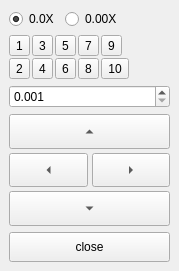
<?xml version="1.0" encoding="UTF-8"?>
<ui version="4.0">
 <class>MainWindow</class>
 <widget class="QMainWindow" name="MainWindow">
  <property name="geometry">
   <rect>
    <x>0</x>
    <y>0</y>
    <width>179</width>
    <height>271</height>
   </rect>
  </property>
  <property name="windowTitle">
   <string>MainWindow</string>
  </property>
  <widget class="QWidget" name="centralwidget">
   <layout class="QVBoxLayout" name="verticalLayout_2">
    <item>
     <layout class="QHBoxLayout" name="horizontalLayout_2">
      <item>
       <widget class="QRadioButton" name="zero2RadioButton">
        <property name="text">
         <string>0.0X</string>
        </property>
        <property name="checked">
         <bool>true</bool>
        </property>
       </widget>
      </item>
      <item>
       <widget class="QRadioButton" name="zero3RadioButton">
        <property name="text">
         <string>0.00X</string>
        </property>
       </widget>
      </item>
      <item>
       <spacer name="horizontalSpacer_2">
        <property name="orientation">
         <enum>Qt::Horizontal</enum>
        </property>
        <property name="sizeHint" stdset="0">
         <size>
          <width>40</width>
          <height>20</height>
         </size>
        </property>
       </spacer>
      </item>
     </layout>
    </item>
    <item>
     <layout class="QGridLayout" name="gridLayout">
      <property name="spacing">
       <number>2</number>
      </property>
      <item row="0" column="1">
       <widget class="QToolButton" name="num03Button">
        <property name="text">
         <string>3</string>
        </property>
       </widget>
      </item>
      <item row="1" column="3">
       <widget class="QToolButton" name="num08Button">
        <property name="text">
         <string>8</string>
        </property>
       </widget>
      </item>
      <item row="1" column="2">
       <widget class="QToolButton" name="num06Button">
        <property name="text">
         <string>6</string>
        </property>
       </widget>
      </item>
      <item row="0" column="2">
       <widget class="QToolButton" name="num05Button">
        <property name="text">
         <string>5</string>
        </property>
       </widget>
      </item>
      <item row="0" column="4">
       <widget class="QToolButton" name="num09Button">
        <property name="text">
         <string>9</string>
        </property>
       </widget>
      </item>
      <item row="1" column="4">
       <widget class="QToolButton" name="num10Button">
        <property name="text">
         <string>10</string>
        </property>
       </widget>
      </item>
      <item row="0" column="0">
       <widget class="QToolButton" name="num01Button">
        <property name="text">
         <string>1</string>
        </property>
       </widget>
      </item>
      <item row="0" column="3">
       <widget class="QToolButton" name="num07Button">
        <property name="text">
         <string>7</string>
        </property>
       </widget>
      </item>
      <item row="1" column="1">
       <widget class="QToolButton" name="num04Button">
        <property name="text">
         <string>4</string>
        </property>
       </widget>
      </item>
      <item row="1" column="0">
       <widget class="QToolButton" name="num02Button">
        <property name="text">
         <string>2</string>
        </property>
       </widget>
      </item>
      <item row="0" column="5">
       <spacer name="horizontalSpacer">
        <property name="orientation">
         <enum>Qt::Horizontal</enum>
        </property>
        <property name="sizeHint" stdset="0">
         <size>
          <width>40</width>
          <height>20</height>
         </size>
        </property>
       </spacer>
      </item>
     </layout>
    </item>
    <item>
     <widget class="QDoubleSpinBox" name="doubleSpinBox">
      <property name="decimals">
       <number>3</number>
      </property>
      <property name="minimum">
       <double>0.001000000000000</double>
      </property>
      <property name="singleStep">
       <double>0.010000000000000</double>
      </property>
     </widget>
    </item>
    <item>
     <layout class="QVBoxLayout" name="verticalLayout">
      <property name="spacing">
       <number>4</number>
      </property>
      <item>
       <widget class="QToolButton" name="upButton">
        <property name="sizePolicy">
         <sizepolicy hsizetype="Expanding" vsizetype="Expanding">
          <horstretch>0</horstretch>
          <verstretch>0</verstretch>
         </sizepolicy>
        </property>
        <property name="minimumSize">
         <size>
          <width>30</width>
          <height>30</height>
         </size>
        </property>
        <property name="text">
         <string>...</string>
        </property>
        <property name="arrowType">
         <enum>Qt::UpArrow</enum>
        </property>
       </widget>
      </item>
      <item>
       <layout class="QHBoxLayout" name="horizontalLayout">
        <property name="spacing">
         <number>4</number>
        </property>
        <item>
         <widget class="QToolButton" name="leftButton">
          <property name="sizePolicy">
           <sizepolicy hsizetype="Expanding" vsizetype="Expanding">
            <horstretch>0</horstretch>
            <verstretch>0</verstretch>
           </sizepolicy>
          </property>
          <property name="minimumSize">
           <size>
            <width>30</width>
            <height>30</height>
           </size>
          </property>
          <property name="text">
           <string>...</string>
          </property>
          <property name="arrowType">
           <enum>Qt::LeftArrow</enum>
          </property>
         </widget>
        </item>
        <item>
         <widget class="QToolButton" name="rightButton">
          <property name="sizePolicy">
           <sizepolicy hsizetype="Expanding" vsizetype="Expanding">
            <horstretch>0</horstretch>
            <verstretch>0</verstretch>
           </sizepolicy>
          </property>
          <property name="minimumSize">
           <size>
            <width>30</width>
            <height>30</height>
           </size>
          </property>
          <property name="text">
           <string>...</string>
          </property>
          <property name="arrowType">
           <enum>Qt::RightArrow</enum>
          </property>
         </widget>
        </item>
       </layout>
      </item>
      <item>
       <widget class="QToolButton" name="downButton">
        <property name="sizePolicy">
         <sizepolicy hsizetype="Expanding" vsizetype="Expanding">
          <horstretch>0</horstretch>
          <verstretch>0</verstretch>
         </sizepolicy>
        </property>
        <property name="minimumSize">
         <size>
          <width>30</width>
          <height>30</height>
         </size>
        </property>
        <property name="text">
         <string>...</string>
        </property>
        <property name="arrowType">
         <enum>Qt::DownArrow</enum>
        </property>
       </widget>
      </item>
     </layout>
    </item>
    <item>
     <widget class="QPushButton" name="closeButton">
      <property name="minimumSize">
       <size>
        <width>80</width>
        <height>30</height>
       </size>
      </property>
      <property name="toolTip">
       <string>閉じる</string>
      </property>
      <property name="text">
       <string>close</string>
      </property>
     </widget>
    </item>
   </layout>
  </widget>
 </widget>
 <resources/>
 <connections/>
</ui>
